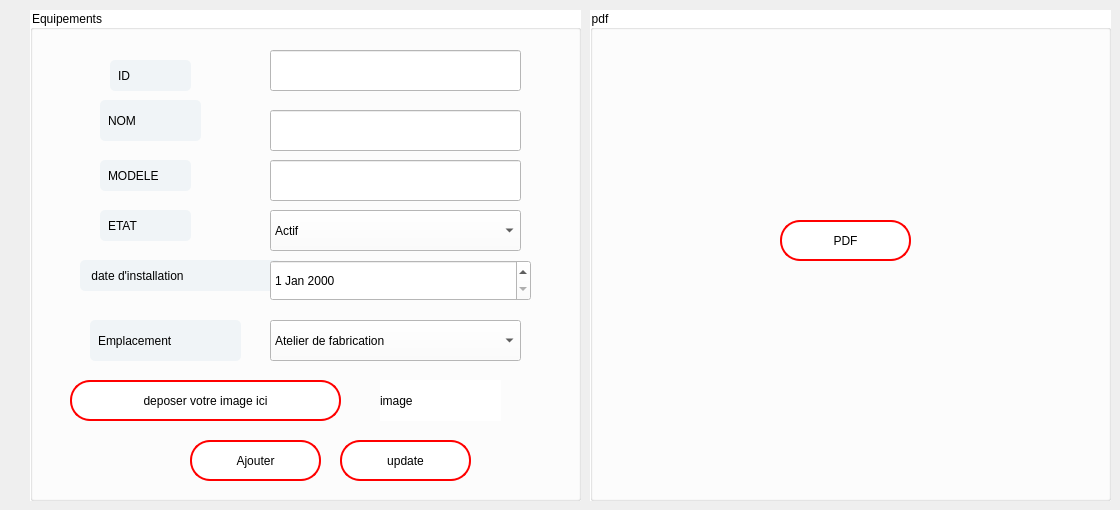
    <widget class="QWidget" name="tab">
     <attribute name="title">
      <string>nouveau equipement</string>
     </attribute>
     <widget class="QGroupBox" name="groupBox">
      <property name="geometry">
       <rect>
        <x>30</x>
        <y>10</y>
        <width>551</width>
        <height>491</height>
       </rect>
      </property>
      <property name="styleSheet">
       <string notr="true">
background-color: rgb(255, 255, 255);</string>
      </property>
      <property name="title">
       <string>Equipements</string>
      </property>
      <widget class="QLabel" name="label">
       <property name="geometry">
        <rect>
         <x>80</x>
         <y>50</y>
         <width>81</width>
         <height>31</height>
        </rect>
       </property>
       <property name="styleSheet">
        <string notr="true">* {
	color: black;
    font: 700 9pt &quot;Roboto&quot;; /* Industrial, clean font */
    background-color: #F0F4F7; /* Light metallic gray background */
    
   
    border-radius: 5px; /* Slightly rounded corners for a sleek, industrial feel */
    padding: 5px; /* Padding inside elements */
}
</string>
       </property>
       <property name="text">
        <string>ID</string>
       </property>
      </widget>
      <widget class="QLabel" name="label_2">
       <property name="geometry">
        <rect>
         <x>70</x>
         <y>90</y>
         <width>101</width>
         <height>41</height>
        </rect>
       </property>
       <property name="styleSheet">
        <string notr="true">* {
	color: black;
    font: 700 9pt &quot;Roboto&quot;; /* Industrial, clean font */
    background-color: #F0F4F7; /* Light metallic gray background */
    
   
    border-radius: 5px; /* Slightly rounded corners for a sleek, industrial feel */
    padding: 5px; /* Padding inside elements */
}
</string>
       </property>
       <property name="text">
        <string>NOM</string>
       </property>
      </widget>
      <widget class="QLabel" name="label_3">
       <property name="geometry">
        <rect>
         <x>70</x>
         <y>150</y>
         <width>91</width>
         <height>31</height>
        </rect>
       </property>
       <property name="styleSheet">
        <string notr="true">* {
	color: black;
    font: 700 9pt &quot;Roboto&quot;; /* Industrial, clean font */
    background-color: #F0F4F7; /* Light metallic gray background */
    
   
    border-radius: 5px; /* Slightly rounded corners for a sleek, industrial feel */
    padding: 5px; /* Padding inside elements */
}
</string>
       </property>
       <property name="text">
        <string>MODELE</string>
       </property>
      </widget>
      <widget class="QLineEdit" name="id">
       <property name="geometry">
        <rect>
         <x>240</x>
         <y>40</y>
         <width>251</width>
         <height>41</height>
        </rect>
       </property>
       <property name="styleSheet">
        <string notr="true">/* Main QTabWidget Styling */
QTabWidget {
    font: 700 10pt &quot;Roboto&quot;; /* Clean and modern font */
    background-color: #F0F4F7; /* Light metallic gray for widget background */
    color: #D32F2F; /* Red text for labels */
    border-radius: 5px; /* Rounded corners for a polished look */
    padding: 5px; /* Space around the content */
}

/* Pane Styling */
QTabWidget::pane {
    border: none; /* Remove default pane border */
    margin: 5px; /* Ensure pane doesn't overlap with the widget border */
    background-color: transparent; /* Match background for seamless design */
    border: 4px solid #D32F2F; /* Red border for the pane */
}

/* Tab Styling */
QTabBar::tab {
    font: 700 10pt &quot;Roboto&quot;;
    background-color: transparent;
    color: #D32F2F; /* Red text color */
    border: 2px solid transparent; /* Invisible border for tabs */
    padding: 5px 10px; /* Padding for comfortable interaction */
    border-radius: 5px; /* Rounded corners for tabs */
}

QTabBar::tab:selected {
    background-color: #D32F2F; /* Red background for the selected tab */
    color: white; /* White text for contrast */
    border: 2px solid #D32F2F; /* Border with the same red color */
}

QTabBar::tab:hover {
    background-color: #FF6659; /* Lighter red on hover */
    color: #D32F2F; /* Darker red text color */
}

/* GroupBox Styling */
QGroupBox::title {
    subcontrol-origin: margin;
    subcontrol-position: top center; /* Center the title at the top */
    padding: 0 5px; /* Spacing around the title */
    color: #D32F2F; /* Red title text color */
    font: 700 14pt &quot;Roboto&quot;; /* Clean, modern font */
}

/* Additional adjustments for GroupBox */
QGroupBox {
    border: 2px solid #D32F2F; /* Red border for group boxes */
    border-radius: 5px; /* Rounded corners */
    margin-top: 10px; /* Spacing from the top */
    background-color: #F0F4F7; /* Light metallic gray background */
}

/* Active Tab Styling */
QTabWidget QTabBar::tab:selected {
    background-color: #C2185B; /* Darker red for the active tab */
}
</string>
       </property>
      </widget>
      <widget class="QLineEdit" name="nom">
       <property name="geometry">
        <rect>
         <x>240</x>
         <y>100</y>
         <width>251</width>
         <height>41</height>
        </rect>
       </property>
       <property name="styleSheet">
        <string notr="true">/* Main QTabWidget Styling */
QTabWidget {
    font: 700 10pt &quot;Roboto&quot;; /* Clean and modern font */
    background-color: #F0F4F7; /* Light metallic gray for widget background */
    color: #D32F2F; /* Red text for labels */
    border-radius: 5px; /* Rounded corners for a polished look */
    padding: 5px; /* Space around the content */
}

/* Pane Styling */
QTabWidget::pane {
    border: none; /* Remove default pane border */
    margin: 5px; /* Ensure pane doesn't overlap with the widget border */
    background-color: transparent; /* Match background for seamless design */
    border: 4px solid #D32F2F; /* Red border for the pane */
}

/* Tab Styling */
QTabBar::tab {
    font: 700 10pt &quot;Roboto&quot;;
    background-color: transparent;
    color: #D32F2F; /* Red text color */
    border: 2px solid transparent; /* Invisible border for tabs */
    padding: 5px 10px; /* Padding for comfortable interaction */
    border-radius: 5px; /* Rounded corners for tabs */
}

QTabBar::tab:selected {
    background-color: #D32F2F; /* Red background for the selected tab */
    color: white; /* White text for contrast */
    border: 2px solid #D32F2F; /* Border with the same red color */
}

QTabBar::tab:hover {
    background-color: #FF6659; /* Lighter red on hover */
    color: #D32F2F; /* Darker red text color */
}

/* GroupBox Styling */
QGroupBox::title {
    subcontrol-origin: margin;
    subcontrol-position: top center; /* Center the title at the top */
    padding: 0 5px; /* Spacing around the title */
    color: #D32F2F; /* Red title text color */
    font: 700 14pt &quot;Roboto&quot;; /* Clean, modern font */
}

/* Additional adjustments for GroupBox */
QGroupBox {
    border: 2px solid #D32F2F; /* Red border for group boxes */
    border-radius: 5px; /* Rounded corners */
    margin-top: 10px; /* Spacing from the top */
    background-color: #F0F4F7; /* Light metallic gray background */
}

/* Active Tab Styling */
QTabWidget QTabBar::tab:selected {
    background-color: #C2185B; /* Darker red for the active tab */
}
</string>
       </property>
      </widget>
      <widget class="QLineEdit" name="modele">
       <property name="geometry">
        <rect>
         <x>240</x>
         <y>150</y>
         <width>251</width>
         <height>41</height>
        </rect>
       </property>
       <property name="styleSheet">
        <string notr="true">/* Main QTabWidget Styling */
QTabWidget {
    font: 700 10pt &quot;Roboto&quot;; /* Clean and modern font */
    background-color: #F0F4F7; /* Light metallic gray for widget background */
    color: #D32F2F; /* Red text for labels */
    border-radius: 5px; /* Rounded corners for a polished look */
    padding: 5px; /* Space around the content */
}

/* Pane Styling */
QTabWidget::pane {
    border: none; /* Remove default pane border */
    margin: 5px; /* Ensure pane doesn't overlap with the widget border */
    background-color: transparent; /* Match background for seamless design */
    border: 4px solid #D32F2F; /* Red border for the pane */
}

/* Tab Styling */
QTabBar::tab {
    font: 700 10pt &quot;Roboto&quot;;
    background-color: transparent;
    color: #D32F2F; /* Red text color */
    border: 2px solid transparent; /* Invisible border for tabs */
    padding: 5px 10px; /* Padding for comfortable interaction */
    border-radius: 5px; /* Rounded corners for tabs */
}

QTabBar::tab:selected {
    background-color: #D32F2F; /* Red background for the selected tab */
    color: white; /* White text for contrast */
    border: 2px solid #D32F2F; /* Border with the same red color */
}

QTabBar::tab:hover {
    background-color: #FF6659; /* Lighter red on hover */
    color: #D32F2F; /* Darker red text color */
}

/* GroupBox Styling */
QGroupBox::title {
    subcontrol-origin: margin;
    subcontrol-position: top center; /* Center the title at the top */
    padding: 0 5px; /* Spacing around the title */
    color: #D32F2F; /* Red title text color */
    font: 700 14pt &quot;Roboto&quot;; /* Clean, modern font */
}

/* Additional adjustments for GroupBox */
QGroupBox {
    border: 2px solid #D32F2F; /* Red border for group boxes */
    border-radius: 5px; /* Rounded corners */
    margin-top: 10px; /* Spacing from the top */
    background-color: #F0F4F7; /* Light metallic gray background */
}

/* Active Tab Styling */
QTabWidget QTabBar::tab:selected {
    background-color: #C2185B; /* Darker red for the active tab */
}
</string>
       </property>
      </widget>
      <widget class="QLabel" name="label_4">
       <property name="geometry">
        <rect>
         <x>70</x>
         <y>200</y>
         <width>91</width>
         <height>31</height>
        </rect>
       </property>
       <property name="styleSheet">
        <string notr="true">* {
	color: black;
    font: 700 9pt &quot;Roboto&quot;; /* Industrial, clean font */
    background-color: #F0F4F7; /* Light metallic gray background */
    
   
    border-radius: 5px; /* Slightly rounded corners for a sleek, industrial feel */
    padding: 5px; /* Padding inside elements */
}
</string>
       </property>
       <property name="text">
        <string>ETAT</string>
       </property>
      </widget>
      <widget class="QPushButton" name="pushButton">
       <property name="geometry">
        <rect>
         <x>160</x>
         <y>430</y>
         <width>131</width>
         <height>41</height>
        </rect>
       </property>
       <property name="styleSheet">
        <string notr="true">QPushButton {
	font: 16pt &quot;MS Shell Dlg 2&quot;;
    background-color: white;
    color: rgb(0, 0, 0);
    border: 2px solid rgb(255, 0, 0); 
    border-radius: 20px; 
    padding: 10px; 
    transition: background-color 0.3s, color 0.3s; 
}
QPushButton:hover {
    background-color: rgb(255, 0, 0);
    color: black;
    border: 4px solid rgb(255, 255, 255); 
    outline: none; 
}</string>
       </property>
       <property name="text">
        <string>Ajouter</string>
       </property>
      </widget>
      <widget class="QComboBox" name="etat">
       <property name="geometry">
        <rect>
         <x>240</x>
         <y>200</y>
         <width>251</width>
         <height>41</height>
        </rect>
       </property>
       <property name="styleSheet">
        <string notr="true">/* Main QTabWidget Styling */
QTabWidget {
    font: 700 10pt &quot;Roboto&quot;; /* Clean and modern font */
    background-color: #F0F4F7; /* Light metallic gray for widget background */
    color: #D32F2F; /* Red text for labels */
    border-radius: 5px; /* Rounded corners for a polished look */
    padding: 5px; /* Space around the content */
}

/* Pane Styling */
QTabWidget::pane {
    border: none; /* Remove default pane border */
    margin: 5px; /* Ensure pane doesn't overlap with the widget border */
    background-color: transparent; /* Match background for seamless design */
    border: 4px solid #D32F2F; /* Red border for the pane */
}

/* Tab Styling */
QTabBar::tab {
    font: 700 10pt &quot;Roboto&quot;;
    background-color: transparent;
    color: #D32F2F; /* Red text color */
    border: 2px solid transparent; /* Invisible border for tabs */
    padding: 5px 10px; /* Padding for comfortable interaction */
    border-radius: 5px; /* Rounded corners for tabs */
}

QTabBar::tab:selected {
    background-color: #D32F2F; /* Red background for the selected tab */
    color: white; /* White text for contrast */
    border: 2px solid #D32F2F; /* Border with the same red color */
}

QTabBar::tab:hover {
    background-color: #FF6659; /* Lighter red on hover */
    color: #D32F2F; /* Darker red text color */
}

/* GroupBox Styling */
QGroupBox::title {
    subcontrol-origin: margin;
    subcontrol-position: top center; /* Center the title at the top */
    padding: 0 5px; /* Spacing around the title */
    color: #D32F2F; /* Red title text color */
    font: 700 14pt &quot;Roboto&quot;; /* Clean, modern font */
}

/* Additional adjustments for GroupBox */
QGroupBox {
    border: 2px solid #D32F2F; /* Red border for group boxes */
    border-radius: 5px; /* Rounded corners */
    margin-top: 10px; /* Spacing from the top */
    background-color: #F0F4F7; /* Light metallic gray background */
}

/* Active Tab Styling */
QTabWidget QTabBar::tab:selected {
    background-color: #C2185B; /* Darker red for the active tab */
}
</string>
       </property>
       <item>
        <property name="text">
         <string>Actif</string>
        </property>
       </item>
       <item>
        <property name="text">
         <string>Defaillant </string>
        </property>
       </item>
       <item>
        <property name="text">
         <string>En revision</string>
        </property>
       </item>
       <item>
        <property name="text">
         <string>Hors service</string>
        </property>
       </item>
      </widget>
      <widget class="QLabel" name="label_10">
       <property name="geometry">
        <rect>
         <x>50</x>
         <y>250</y>
         <width>201</width>
         <height>31</height>
        </rect>
       </property>
       <property name="styleSheet">
        <string notr="true">* {
	color: black;
    font: 700 9pt &quot;Roboto&quot;; /* Industrial, clean font */
    background-color: #F0F4F7; /* Light metallic gray background */
    
   
    border-radius: 5px; /* Slightly rounded corners for a sleek, industrial feel */
    padding: 5px; /* Padding inside elements */
}
</string>
       </property>
       <property name="text">
        <string> date d'installation  </string>
       </property>
      </widget>
      <widget class="QDateEdit" name="date">
       <property name="geometry">
        <rect>
         <x>240</x>
         <y>250</y>
         <width>261</width>
         <height>41</height>
        </rect>
       </property>
       <property name="styleSheet">
        <string notr="true">/* Main QTabWidget Styling */
QTabWidget {
    font: 700 10pt &quot;Roboto&quot;; /* Clean and modern font */
    background-color: #F0F4F7; /* Light metallic gray for widget background */
    color: #D32F2F; /* Red text for labels */
    border-radius: 5px; /* Rounded corners for a polished look */
    padding: 5px; /* Space around the content */
}

/* Pane Styling */
QTabWidget::pane {
    border: none; /* Remove default pane border */
    margin: 5px; /* Ensure pane doesn't overlap with the widget border */
    background-color: transparent; /* Match background for seamless design */
    border: 4px solid #D32F2F; /* Red border for the pane */
}

/* Tab Styling */
QTabBar::tab {
    font: 700 10pt &quot;Roboto&quot;;
    background-color: transparent;
    color: #D32F2F; /* Red text color */
    border: 2px solid transparent; /* Invisible border for tabs */
    padding: 5px 10px; /* Padding for comfortable interaction */
    border-radius: 5px; /* Rounded corners for tabs */
}

QTabBar::tab:selected {
    background-color: #D32F2F; /* Red background for the selected tab */
    color: white; /* White text for contrast */
    border: 2px solid #D32F2F; /* Border with the same red color */
}

QTabBar::tab:hover {
    background-color: #FF6659; /* Lighter red on hover */
    color: #D32F2F; /* Darker red text color */
}

/* GroupBox Styling */
QGroupBox::title {
    subcontrol-origin: margin;
    subcontrol-position: top center; /* Center the title at the top */
    padding: 0 5px; /* Spacing around the title */
    color: #D32F2F; /* Red title text color */
    font: 700 14pt &quot;Roboto&quot;; /* Clean, modern font */
}

/* Additional adjustments for GroupBox */
QGroupBox {
    border: 2px solid #D32F2F; /* Red border for group boxes */
    border-radius: 5px; /* Rounded corners */
    margin-top: 10px; /* Spacing from the top */
    background-color: #F0F4F7; /* Light metallic gray background */
}

/* Active Tab Styling */
QTabWidget QTabBar::tab:selected {
    background-color: #C2185B; /* Darker red for the active tab */
}
</string>
       </property>
      </widget>
      <widget class="QLabel" name="label_11">
       <property name="geometry">
        <rect>
         <x>60</x>
         <y>310</y>
         <width>151</width>
         <height>41</height>
        </rect>
       </property>
       <property name="styleSheet">
        <string notr="true">* {
	color: black;
    font: 700 9pt &quot;Roboto&quot;; /* Industrial, clean font */
    background-color: #F0F4F7; /* Light metallic gray background */
    
   
    border-radius: 5px; /* Slightly rounded corners for a sleek, industrial feel */
    padding: 5px; /* Padding inside elements */
}
</string>
       </property>
       <property name="text">
        <string>Emplacement </string>
       </property>
      </widget>
      <widget class="QComboBox" name="Emplacement">
       <property name="geometry">
        <rect>
         <x>240</x>
         <y>310</y>
         <width>251</width>
         <height>41</height>
        </rect>
       </property>
       <property name="styleSheet">
        <string notr="true">/* Main QTabWidget Styling */
QTabWidget {
    font: 700 10pt &quot;Roboto&quot;; /* Clean and modern font */
    background-color: #F0F4F7; /* Light metallic gray for widget background */
    color: #D32F2F; /* Red text for labels */
    border-radius: 5px; /* Rounded corners for a polished look */
    padding: 5px; /* Space around the content */
}

/* Pane Styling */
QTabWidget::pane {
    border: none; /* Remove default pane border */
    margin: 5px; /* Ensure pane doesn't overlap with the widget border */
    background-color: transparent; /* Match background for seamless design */
    border: 4px solid #D32F2F; /* Red border for the pane */
}

/* Tab Styling */
QTabBar::tab {
    font: 700 10pt &quot;Roboto&quot;;
    background-color: transparent;
    color: #D32F2F; /* Red text color */
    border: 2px solid transparent; /* Invisible border for tabs */
    padding: 5px 10px; /* Padding for comfortable interaction */
    border-radius: 5px; /* Rounded corners for tabs */
}

QTabBar::tab:selected {
    background-color: #D32F2F; /* Red background for the selected tab */
    color: white; /* White text for contrast */
    border: 2px solid #D32F2F; /* Border with the same red color */
}

QTabBar::tab:hover {
    background-color: #FF6659; /* Lighter red on hover */
    color: #D32F2F; /* Darker red text color */
}

/* GroupBox Styling */
QGroupBox::title {
    subcontrol-origin: margin;
    subcontrol-position: top center; /* Center the title at the top */
    padding: 0 5px; /* Spacing around the title */
    color: #D32F2F; /* Red title text color */
    font: 700 14pt &quot;Roboto&quot;; /* Clean, modern font */
}

/* Additional adjustments for GroupBox */
QGroupBox {
    border: 2px solid #D32F2F; /* Red border for group boxes */
    border-radius: 5px; /* Rounded corners */
    margin-top: 10px; /* Spacing from the top */
    background-color: #F0F4F7; /* Light metallic gray background */
}

/* Active Tab Styling */
QTabWidget QTabBar::tab:selected {
    background-color: #C2185B; /* Darker red for the active tab */
}
</string>
       </property>
       <item>
        <property name="text">
         <string>Atelier de fabrication</string>
        </property>
       </item>
       <item>
        <property name="text">
         <string>Salle de maintenance</string>
        </property>
       </item>
       <item>
        <property name="text">
         <string>Salle des compresseurs</string>
        </property>
       </item>
      </widget>
      <widget class="QPushButton" name="pushButton_4">
       <property name="geometry">
        <rect>
         <x>40</x>
         <y>370</y>
         <width>271</width>
         <height>41</height>
        </rect>
       </property>
       <property name="styleSheet">
        <string notr="true">QPushButton {
	font: 12pt &quot;MS Shell Dlg 2&quot;;
    background-color: white;
    color: rgb(0, 0, 0);
    border: 2px solid rgb(255, 0, 0); 
    border-radius: 20px; 
    padding: 10px; 
    transition: background-color 0.3s, color 0.3s; 
}
QPushButton:hover {
    background-color: rgb(255, 0, 0);
    color: black;
    border: 4px solid rgb(255, 255, 255); 
    outline: none; 
}</string>
       </property>
       <property name="text">
        <string>deposer votre image ici</string>
       </property>
      </widget>
      <widget class="QPushButton" name="modif">
       <property name="geometry">
        <rect>
         <x>310</x>
         <y>430</y>
         <width>131</width>
         <height>41</height>
        </rect>
       </property>
       <property name="styleSheet">
        <string notr="true">QPushButton {
	font: 16pt &quot;MS Shell Dlg 2&quot;;
    background-color: white;
    color: rgb(0, 0, 0);
    border: 2px solid rgb(255, 0, 0); 
    border-radius: 20px; 
    padding: 10px; 
    transition: background-color 0.3s, color 0.3s; 
}
QPushButton:hover {
    background-color: rgb(255, 0, 0);
    color: black;
    border: 4px solid rgb(255, 255, 255); 
    outline: none; 
}</string>
       </property>
       <property name="text">
        <string>update</string>
       </property>
      </widget>
      <widget class="QLabel" name="labelimage">
       <property name="geometry">
        <rect>
         <x>350</x>
         <y>370</y>
         <width>121</width>
         <height>41</height>
        </rect>
       </property>
       <property name="styleSheet">
        <string notr="true">QPushButton {
	font: 16pt &quot;MS Shell Dlg 2&quot;;
    background-color: white;
    color: rgb(0, 0, 0);
    border: 2px solid rgb(255, 0, 0); 
    border-radius: 20px; 
    padding: 10px; 
    transition: background-color 0.3s, color 0.3s; 
}
QPushButton:hover {
    background-color: rgb(255, 0, 0);
    color: black;
    border: 4px solid rgb(255, 255, 255); 
    outline: none; 
}</string>
       </property>
       <property name="text">
        <string>image </string>
       </property>
      </widget>
     </widget>
     <widget class="QGroupBox" name="groupBox_3">
      <property name="geometry">
       <rect>
        <x>590</x>
        <y>10</y>
        <width>521</width>
        <height>491</height>
       </rect>
      </property>
      <property name="styleSheet">
       <string notr="true">background-color: rgb(255, 255, 255);</string>
      </property>
      <property name="title">
       <string>pdf</string>
      </property>
      <widget class="QPushButton" name="PDF">
       <property name="geometry">
        <rect>
         <x>190</x>
         <y>210</y>
         <width>131</width>
         <height>41</height>
        </rect>
       </property>
       <property name="styleSheet">
        <string notr="true">QPushButton {
	font: 16pt &quot;MS Shell Dlg 2&quot;;
    background-color: white;
    color: rgb(0, 0, 0);
    border: 2px solid rgb(255, 0, 0); 
    border-radius: 20px; 
    padding: 10px; 
    transition: background-color 0.3s, color 0.3s; 
}
QPushButton:hover {
    background-color: rgb(255, 0, 0);
    color: black;
    border: 4px solid rgb(255, 255, 255); 
    outline: none; 
}</string>
       </property>
       <property name="text">
        <string>PDF</string>
       </property>
      </widget>
     </widget>
    </widget>
